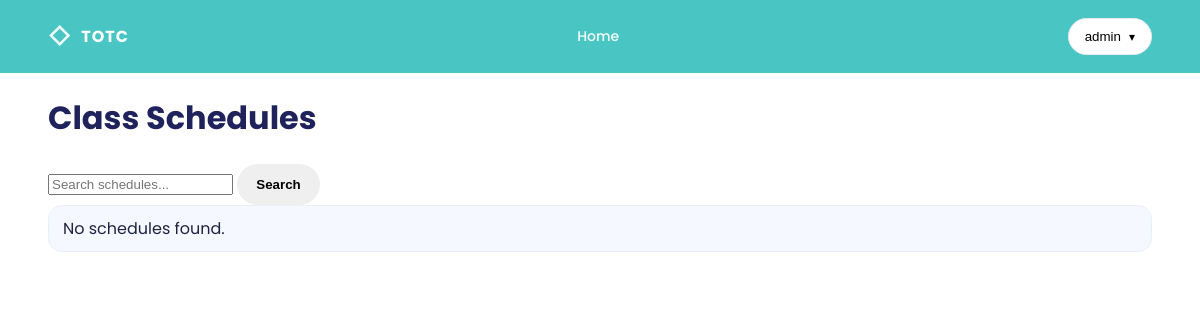
Before: /attendance/schedules/ (signed in) with the older database file.
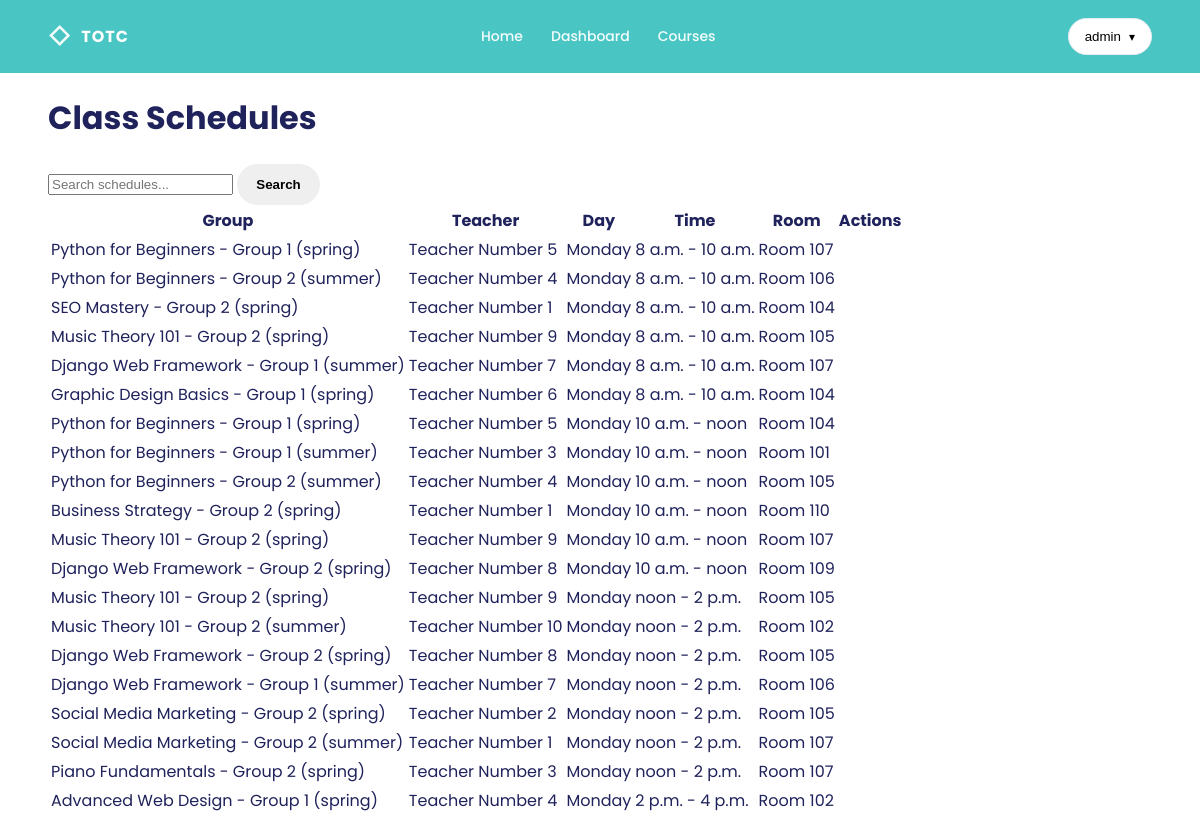
After: the same page with the newer database file.
### attendance/models.py (models this page shows, shortened)
class Schedule(models.Model):
  DAY_CHOICES = [ (i,
                   d) for i, d in
                  enumerate([ 'Monday', 'Tuesday', 'Wednesday', 'Thursday', 'Friday', 'Saturday', 'Sunday' ]) ]
  group = models.ForeignKey(Group, on_delete=models.CASCADE, related_name='schedule_slots')
  teacher = models.ForeignKey(User, on_delete=models.SET_NULL, null=True, blank=True, related_name='schedule_slots',
                              limit_choices_to={
                                'role': 'teacher',
                                },
                              )
  day_of_week = models.IntegerField(choices=DAY_CHOICES)
  start_time = models.TimeField()
  end_time = models.TimeField()
  room = models.CharField(max_length=50, blank=True, null=True)
  created_at = models.DateTimeField(auto_now_add=True)
  updated_at = models.DateTimeField(auto_now=True)
  class Meta:
    ordering = ('day_of_week',
                'start_time')
    verbose_name = 'Schedule'
    verbose_name_plural = 'Schedules'
    unique_together = ('group',
                       'day_of_week',
                       'start_time')

### courses/models.py (models this page shows, shortened)
class Group(models.Model):
    name = models.CharField(max_length=50)
    course = models.ForeignKey(Course, on_delete=models.CASCADE, related_name='groups')
    session = models.ForeignKey(Session, on_delete=models.CASCADE, related_name='groups', null=True, blank=True)
    teacher = models.ForeignKey(User, on_delete=models.SET_NULL, null=True, blank=True, related_name='taught_groups',
                                limit_choices_to={
                                    'role': 'teacher',
                                    },
                                )
    created_at = models.DateTimeField(auto_now_add=True)
    updated_at = models.DateTimeField(auto_now=True)
    class Meta:
        ordering = ('name',)
        verbose_name = 'Group'
        verbose_name_plural = 'Groups'
        unique_together = ('course',
                           'name')
        verbose_name = 'Group'
        verbose_name_plural = 'Groups'
        unique_together = ('course',
                           'name')

### accounts/models.py (models this page shows, shortened)
class User(AbstractUser):
    ROLE = (
        ('admin', 'Admin'),
        ('teacher', 'Teacher'),
        ('student', 'Student'),
    )
    role = models.CharField(max_length=10, choices=ROLE)
    avatar = models.ImageField(upload_to='avatar/', default='')
    phone = models.CharField(max_length=20, blank=True, null=True)
    address = models.CharField(max_length=250, blank=True, null=True)
    balance = models.DecimalField(max_digits=10, decimal_places=2, default=0.00)
    speciality = models.CharField(max_length=100, blank=True, null=True)
    qualifications = models.TextField(blank=True, null=True)
    is_expert = models.BooleanField(default=False)
    created_at = models.DateTimeField(auto_now_add=True)
    updated_at = models.DateTimeField(auto_now=True)
    class Meta:
        ordering = ['-id']
        verbose_name = 'User'
        verbose_name_plural = 'Users'

### attendance/views.py (the view)
# urls.py: path('schedules/', ScheduleListView.as_view(), name='schedule_list'),
class ScheduleListView(LoginRequiredMixin, ListView):
  model = Schedule
  template_name = 'attendance/schedule_list.html'
  context_object_name = 'schedules'
  paginate_by = 20
  def get_queryset( self ):
    search = self.request.GET.get('search', '')
    qs = Schedule.objects.select_related('group', 'teacher')
    if self.request.user.role == 'teacher':
        qs = qs.filter(teacher=self.request.user)
    if search:
        qs = qs.filter(
            Q(group__name__icontains=search) |
            Q(group__course__name__icontains=search) |
            Q(room__icontains=search)
        )
    return qs
  def get_context_data(self, **kwargs):
    context = super().get_context_data(**kwargs)
    context['search'] = self.request.GET.get('search', '')
    return context

### templates/attendance/schedule_list.html (shortened to what this page needs)
{% extends 'base.html' %}
{% block content %}
    <div class="container py-5">
        <h1 class="mb-4">Class Schedules</h1>
        <div class="mb-4">
            <form method="get" class="d-flex gap-2" style="max-width: 500px;">
                <input type="text" name="search" class="form-control" placeholder="Search schedules..." value="{{ search }}">
                <button type="submit" class="btn btn-primary">Search</button>
            </form>
        </div>
        {% if schedules %}
            <div class="table-responsive">
                <table class="table table-striped">
                    <thead class="table-dark">
                    <tr>
                        <th>Group</th>
                        <th>Teacher</th>
                        <th>Day</th>
                        <th>Time</th>
                        <th>Room</th>
                        <th>Actions</th>
                    </tr>
                    </thead>
                    <tbody>
                    {% for schedule in schedules %}
                        <tr>
                            <td>{{ schedule.group.name }}</td>
                            <td>{{ schedule.teacher.get_full_name|default:schedule.teacher.username }}</td>
                            <td>{{ schedule.get_day_of_week_display }}</td>
                            <td>{{ schedule.start_time }} - {{ schedule.end_time }}</td>
                            <td>{{ schedule.room|default:"—" }}</td>
                            <td>
                            </td>
                        </tr>
                    {% endfor %}
                    </tbody>
                </table>
            </div>
        {% else %}
            <div class="alert alert-info">No schedules found.</div>
        {% endif %}
    </div>
{% endblock %}

### templates/base.html (shortened to what this page needs)
{% load static %}
<!doctype html>
<html lang="en">
<head>
    <link rel="stylesheet" href="{% static 'css/style.css' %}">
</head>
<body>
<header class="nav">
    <div class="container nav__inner">
        <a class="brand" href="{% url 'index' %}">
            <span class="brand__mark">◇</span>
            <span class="brand__text">TOTC</span>
        </a>
        <nav class="nav__links">
            <a href="{% url 'index' %}">Home</a>
            {% if user.is_authenticated %}
                {% if user.role == 'admin' %}
                    <a href="{% url 'courses:admin_dashboard' %}">Dashboard</a>
                    <a href="{% url 'courses:list' %}">Courses</a>
                {% elif user.role == 'teacher' %}
                    <a href="{% url 'accounts:dashboard' %}">Dashboard</a>
                    <a href="{% url 'courses:list' %}">My Courses</a>
                {% elif user.role == 'student' %}
                    <a href="{% url 'accounts:dashboard' %}">Dashboard</a>
                    <a href="{% url 'courses:list' %}">My Courses</a>
                {% endif %}
            {% endif %}
        </nav>
        <div class="nav__actions">
            {% if user.is_authenticated %}
                <div class="navUser">
                    <button class="navUser__btn" type="button">
                        <span class="navUser__name">{{ user.username }}</span>
                        <span class="navUser__chev">▾</span>
                    </button>
                </div>
            {% else %}
                <a class="btn btn--pill btn--white" href="{% url 'accounts:login' %}">Login</a>
                <a class="btn btn--pill btn--ghost" href="mailto:admin@admin.com">Contact Us</a>
            {% endif %}
        </div>
    </div>
</header>
{% block content %}{% endblock %}
</body>
</html>

Changed rows visible on the page:
changed User "admin": role empty → "admin" (drawn)
added Schedule: group.name "Python for Beginners - Group 1 (spring)", teacher.get_full_name "Teacher Number 5", day_of_week "Monday", start_time "8 a.m.", end_time "10 a.m.", room "Room 107"
added Schedule: group.name "Python for Beginners - Group 2 (summer)", teacher.get_full_name "Teacher Number 4", day_of_week "Monday", start_time "8 a.m.", end_time "10 a.m.", room "Room 106"
added Schedule: group.name "SEO Mastery - Group 2 (spring)", teacher.get_full_name "Teacher Number 1", day_of_week "Monday", start_time "8 a.m.", end_time "10 a.m.", room "Room 104"
added Schedule: group.name "Music Theory 101 - Group 2 (spring)", teacher.get_full_name "Teacher Number 9", day_of_week "Monday", start_time "8 a.m.", end_time "10 a.m.", room "Room 105"
added Schedule: group.name "Django Web Framework - Group 1 (summer)", teacher.get_full_name "Teacher Number 7", day_of_week "Monday", start_time "8 a.m.", end_time "10 a.m.", room "Room 107"
added Schedule: group.name "Graphic Design Basics - Group 1 (spring)", teacher.get_full_name "Teacher Number 6", day_of_week "Monday", start_time "8 a.m.", end_time "10 a.m.", room "Room 104"
added Schedule: group.name "Python for Beginners - Group 1 (spring)", teacher.get_full_name "Teacher Number 5", day_of_week "Monday", start_time "10 a.m.", end_time "noon", room "Room 104"
added Schedule: group.name "Python for Beginners - Group 1 (summer)", teacher.get_full_name "Teacher Number 3", day_of_week "Monday", start_time "10 a.m.", end_time "noon", room "Room 101"
added Schedule: group.name "Python for Beginners - Group 2 (summer)", teacher.get_full_name "Teacher Number 4", day_of_week "Monday", start_time "10 a.m.", end_time "noon", room "Room 105"
added Schedule: group.name "Business Strategy - Group 2 (spring)", teacher.get_full_name "Teacher Number 1", day_of_week "Monday", start_time "10 a.m.", end_time "noon", room "Room 110"
added Schedule: group.name "Music Theory 101 - Group 2 (spring)", teacher.get_full_name "Teacher Number 9", day_of_week "Monday", start_time "10 a.m.", end_time "noon", room "Room 107"
added Schedule: group.name "Django Web Framework - Group 2 (spring)", teacher.get_full_name "Teacher Number 8", day_of_week "Monday", start_time "10 a.m.", end_time "noon", room "Room 109"
added Schedule: group.name "Music Theory 101 - Group 2 (spring)", teacher.get_full_name "Teacher Number 9", day_of_week "Monday", start_time "noon", end_time "2 p.m.", room "Room 105"
added Schedule: group.name "Music Theory 101 - Group 2 (summer)", teacher.get_full_name "Teacher Number 10", day_of_week "Monday", start_time "noon", end_time "2 p.m.", room "Room 102"
added Schedule: group.name "Django Web Framework - Group 2 (spring)", teacher.get_full_name "Teacher Number 8", day_of_week "Monday", start_time "noon", end_time "2 p.m.", room "Room 105"
added Schedule: group.name "Django Web Framework - Group 1 (summer)", teacher.get_full_name "Teacher Number 7", day_of_week "Monday", start_time "noon", end_time "2 p.m.", room "Room 106"
added Schedule: group.name "Social Media Marketing - Group 2 (spring)", teacher.get_full_name "Teacher Number 2", day_of_week "Monday", start_time "noon", end_time "2 p.m.", room "Room 105"
added Schedule: group.name "Social Media Marketing - Group 2 (summer)", teacher.get_full_name "Teacher Number 1", day_of_week "Monday", start_time "noon", end_time "2 p.m.", room "Room 107"
added Schedule: group.name "Piano Fundamentals - Group 2 (spring)", teacher.get_full_name "Teacher Number 3", day_of_week "Monday", start_time "noon", end_time "2 p.m.", room "Room 107"
added Schedule: group.name "Advanced Web Design - Group 1 (spring)", teacher.get_full_name "Teacher Number 4", day_of_week "Monday", start_time "2 p.m.", end_time "4 p.m.", room "Room 102"
Other visible differences:
text no longer shown: "No schedules found."
text now shown: "Dashboard Courses Group Teacher Day Time Room Actions"
